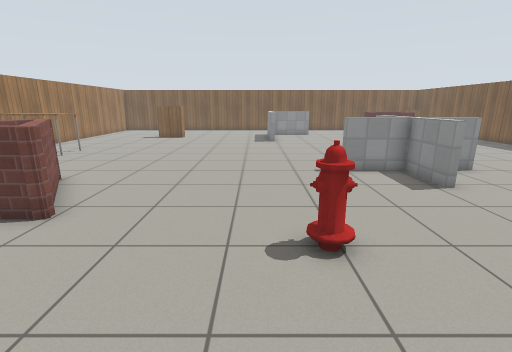
View 1 (above)

16 first-person views from a walk through a robot-simulator world made for Gazebo. The camera is 1.2 m above the floor, tilts 14° down and sees 85° across. The lines on the ground mark 1 m squares. The floor is counted in squares, 0.5 m on a side. Each view is taken from the middle of a square. On the plan, view 1 faces up. The plan holds only what a view shows up to about 18 squares ahead; the rest is blank. Simple patterns stand in for the simulator's built-in surfaces.

View 2
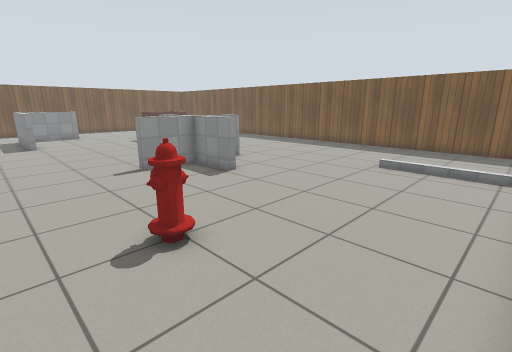

View 3
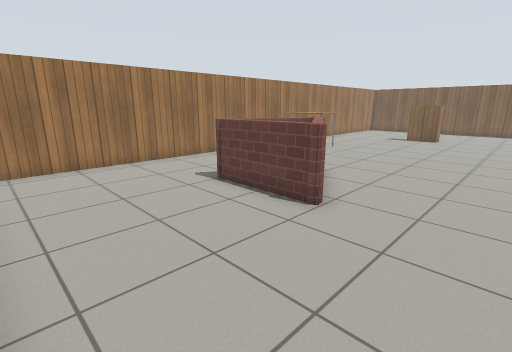

View 4
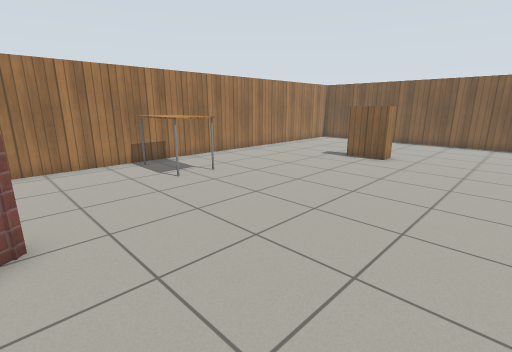

View 5
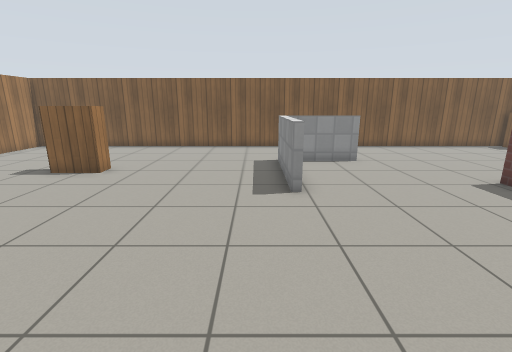

View 6
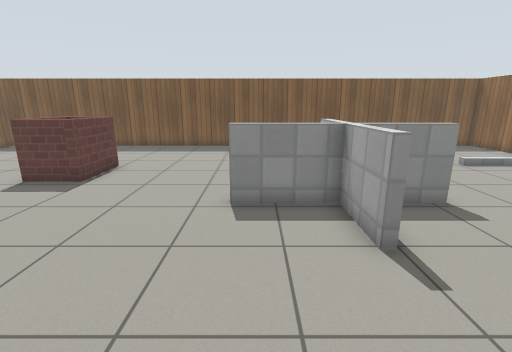

View 7
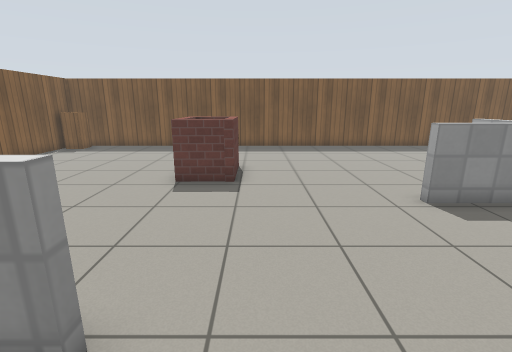

View 8
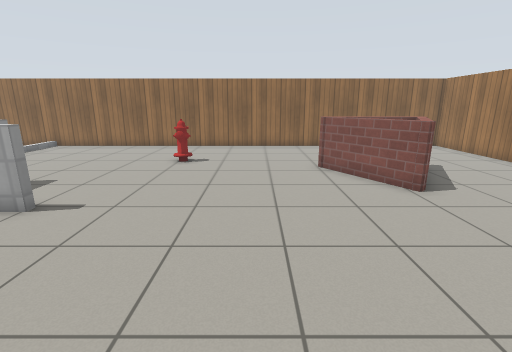

View 9
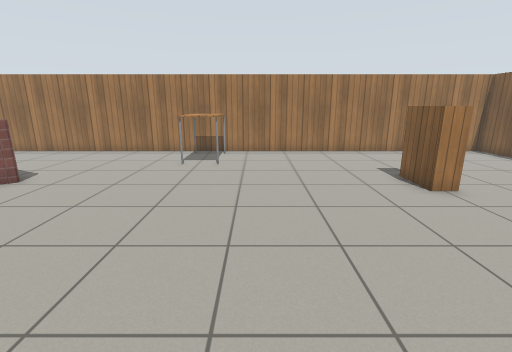

View 10
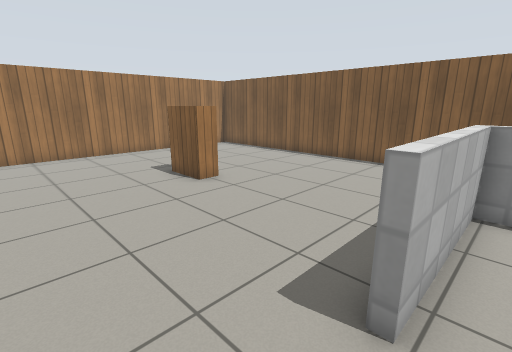

View 11
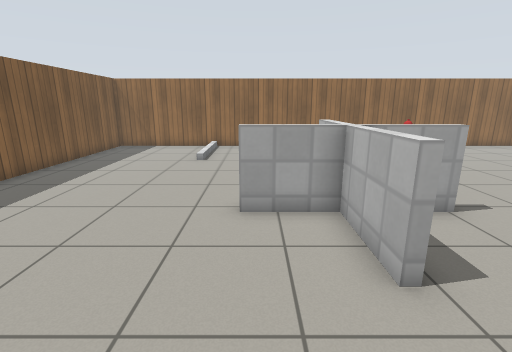

View 12
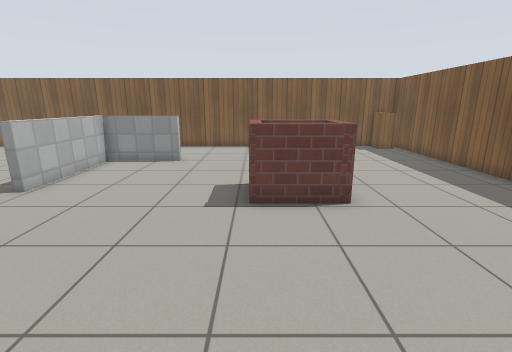

View 13
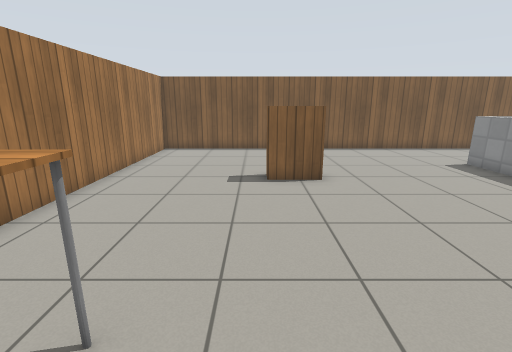

View 14
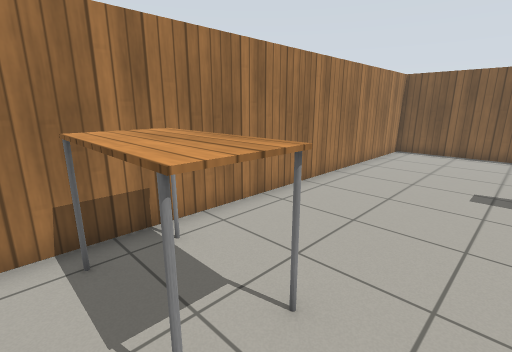

View 15
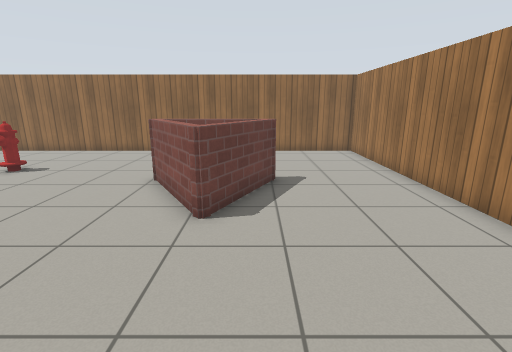

View 16
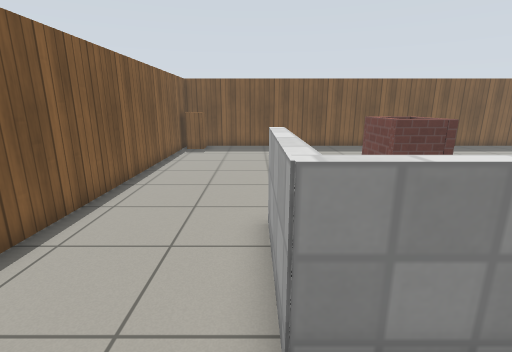

### Floor plan
Points are (right, up) in squares from view 1. A wall is a line through its corners. A room is listed if a view was taken in it or the views show most of it. See-through windows are left out.
Room 1 (views 1, 2, 3, 4, 5, 6, 7, 8, 9, 10, 11, 12, 13, 14, 15, 16)
walls: (1, 19.6) (1, 24.7) (4.6, 24.7); (3.2, 10.9) (5.7, 10.9) (5.7, 13.7) (6, 13.7) (6, 10.9) (8.4, 10.9); (6, 9.9) (6, 8.1) (5.7, 8.1) (5.7, 10.6) (3.4, 10.6); (8.5, 10.6) (6.1, 10.6); (7.8, 20.6) (10.5, 20.6); (4.6, 24.4) (1.3, 24.4) (1.3, 19.6); (10.5, 18.7) (7.9, 18.7); (-4.6, 5.7) (-4.9, 5.6); (-4.6, 5.7) (-8.7, 5.7) (-6.9, 9.2) (-6.7, 9.3) (-4.5, 5.8); (14.3, 29.3) (-13.3, 29.3) (-13.3, -0.4) (16.4, -0.4) (16.4, 29.4)
low walls: (7.9, 18.7) (7.8, 20.6); (-4.6, 6.1) (-4.6, 5.7)
objects: table (-12, 14) to (-10, 15); bookshelf (-7, 22) to (-6, 23); fire hydrant (1, 4) to (1, 5); cabinet (15, 28) to (16, 29)

Where each view was taken, in squares from view 1:
view 1: 0 up, 0 right, facing up
view 2: 0 up, 1 left, facing up-right
view 3: 0 up, 1 left, facing up-left
view 4: 9 up, 1 left, facing up-left
view 5: 12 up, 0 right, facing up
view 6: 13 up, 1 left, facing right
view 7: 18 up, 1 left, facing right
view 8: 17 up, 2 left, facing down
view 9: 17 up, 2 right, facing left
view 10: 17 up, 2 right, facing up-left
view 11: 17 up, 8 right, facing down
view 12: 12 up, 8 right, facing up
view 13: 13 up, 8 left, facing up
view 14: 13 up, 8 left, facing up-left
view 15: 15 up, 8 left, facing down
view 16: 25 up, 1 left, facing right
